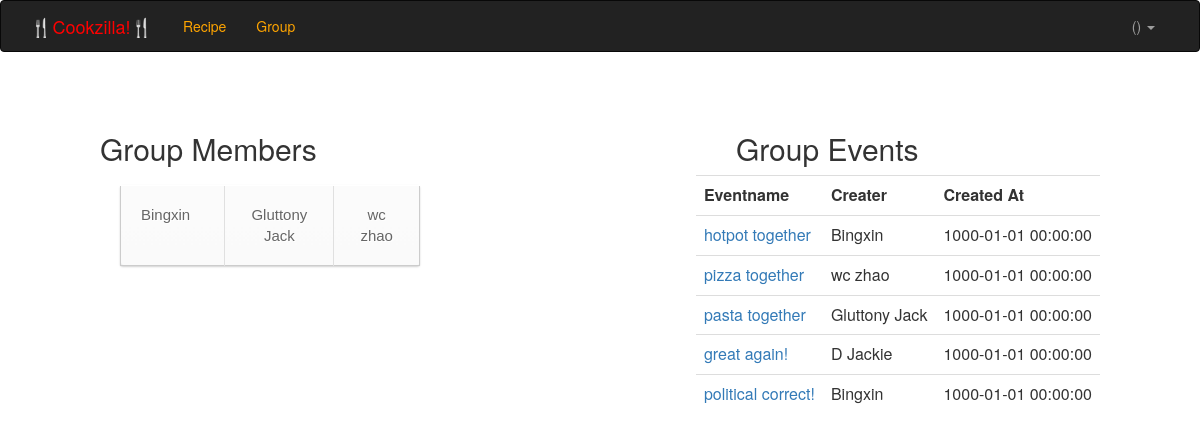
Page /group/event.php?gid=1 on the committed database.
### tables this page shows
create table Users(
	uname varchar(40),
	nickname varchar(40) not null,
	password varchar(40) not null,
	uprofile text,
	primary key (uname)
);

### group/event.php (the view, shortened to what this page needs)
<head>
  <link href="../css/bootstrap.min.css" rel="stylesheet">
</head>
<body>
<div class="navbar navbar-inverse navbar-extra" >
        <div class="container">
          <div class="navbar-header" >
            <a class="navbar-brand" href="/cookzilla"><font color="red">🍴Cookzilla!🍴</font></a>
          </div>
          <div class="navbar-collapse collapse">
            <ul class="nav navbar-nav">
<li id="subscribe">
                <a href="/cookzilla/recipe/view_recipe.php?sort=createdat"><font color="orange">Recipe</font></a>
              </li>
              <li id="subscribe">
                <a href=/cookzilla/group/group.php><font color="orange">Group</font></a>
              </li>
            </ul>
            <div class="dropdown">
            <ul id="navbar-right" class="nav navbar-nav navbar-right">
              <li class="dropdown">
              <a href="#" class="dropdown-toggle" data-toggle="dropdown">
               <?php
        echo $_SESSION['nickname']. "(". $_SESSION['uname'].")";
      ?>
                <span class="caret"></span>
              </a>
              </li>
            </ul>
            </div>
          </div>
          </div>
        </div>
<br>
<div id="left">
<h2>Group Members</h2>
<table class='table'>
<?php
$gid = $_GET["gid"];
$mem = mysql_query("SELECT u.nickname from Group_mem g, users u where g.gid = '$gid' and g.uname = u.uname
  ");
while ($row = mysql_fetch_array($mem)) {
  echo "<td class='col-md-2'>" . $row['nickname'] . "</td>";
}
?>
</table>
</div>
<div id="right">
<h2 style= "margin-left:40px"> Group Events</h2>
<table class="table">
<?php
$gid = $_GET["gid"];
$result2 = mysql_query("SELECT E.eid,E.ename,r.nickname,E.starttime,E.endtime,E.max_number
FROM user_group U, user_event E, users r
WHERE U.gid = E.gid and E.gid = '$gid' and r.uname= e.creater");
echo "
<tr>
<th>Eventname</th>
<th>Creater</th>
<th>Created At</th>
</tr>";
while($row = mysql_fetch_array($result2))
  {
  echo "<tr>";
  echo "<td><a href=\"rsvp.php?eid=".urlencode($row['eid'])."\">".$row['ename']."</a>"."</td>";
  echo "<td>" . $row['nickname'] . "</td>";
   echo "<td>" . $row['starttime'] . "</td>";
  echo "</tr>";
  }
echo "</table>";
echo '<br>';
?>
</div>
</body>
</html>

### group/event.php (style rules this page uses)
#right { float: right; padding-right: 100px;f width: 700px; }

### rows in the picture
users: nickname "Bingxin"
users: nickname "Gluttony Jack"
users: nickname "wc zhao"

### other values in the picture
$row['ename'] "hotpot together"
$row['nickname'] "Bingxin"
$row['starttime'] "1000-01-01 00:00:00"
$row['ename'] "pizza together"
$row['nickname'] "wc zhao"
$row['ename'] "pasta together"
$row['nickname'] "Gluttony Jack"
$row['ename'] "great again!"
$row['nickname'] "D Jackie"
$row['ename'] "political correct!"
